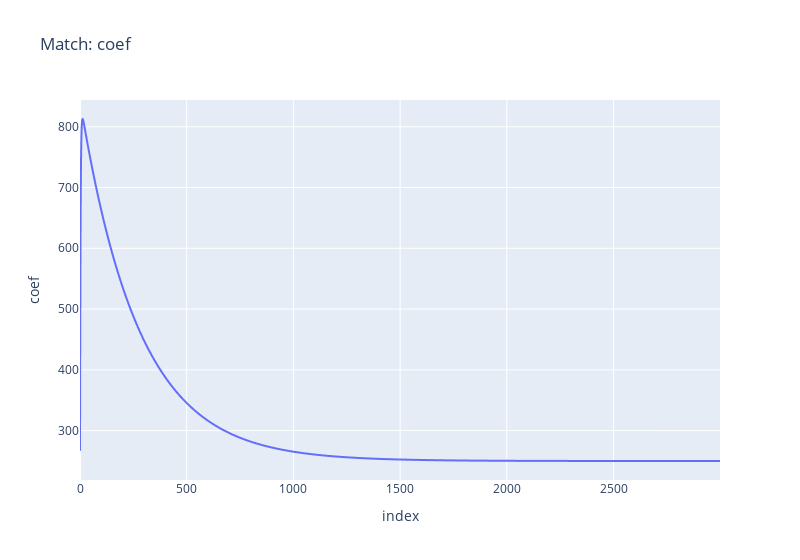

The notebook cell this image was saved under:
### Code cell
px.line(df, y='coef', width=800, title='Match: coef')

### Figure 1 — Plotly figure (JSON) as saved in the notebook; plotly's stock layout.template omitted (floating-point values rounded to 4 significant figures; data arrays with more than 128 entries replaced by an {"elided": "..."} marker saying what was removed)
{"data": [{"hovertemplate": "index=%{x}<br>coef=%{y}<extra></extra>", "legendgroup": "", "line": {"color": "#636efa", "dash": "solid"}, "marker": {"symbol": "circle"}, "mode": "lines", "name": "", "showlegend": false, "type": "scattergl", "x": {"elided": "3000 int values"}, "xaxis": "x", "y": {"elided": "3000 float values"}, "yaxis": "y"}], "layout": {"legend": {"tracegroupgap": 0}, "title": {"text": "Match: coef"}, "width": 800, "xaxis": {"anchor": "y", "domain": [0, 1], "title": {"text": "index"}}, "yaxis": {"anchor": "x", "domain": [0, 1], "title": {"text": "coef"}}}}
